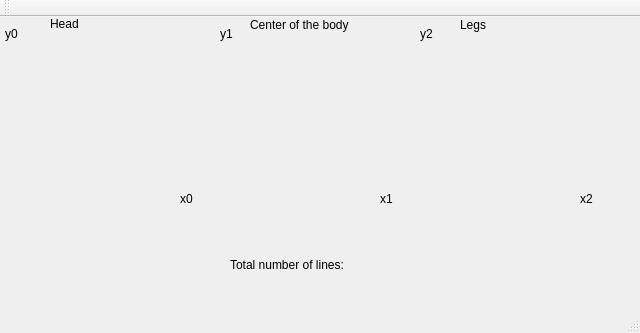
<?xml version="1.0" encoding="UTF-8"?>
<ui version="4.0">
 <class>MainWindow</class>
 <widget class="QMainWindow" name="MainWindow">
  <property name="geometry">
   <rect>
    <x>0</x>
    <y>0</y>
    <width>640</width>
    <height>333</height>
   </rect>
  </property>
  <property name="windowTitle">
   <string>MainWindow</string>
  </property>
  <widget class="QWidget" name="centralWidget">
   <widget class="QLabel" name="label">
    <property name="geometry">
     <rect>
      <x>5</x>
      <y>10</y>
      <width>57</width>
      <height>14</height>
     </rect>
    </property>
    <property name="text">
     <string>y0</string>
    </property>
   </widget>
   <widget class="QLabel" name="label_2">
    <property name="geometry">
     <rect>
      <x>180</x>
      <y>175</y>
      <width>57</width>
      <height>14</height>
     </rect>
    </property>
    <property name="text">
     <string>x0</string>
    </property>
   </widget>
   <widget class="QLabel" name="label_3">
    <property name="geometry">
     <rect>
      <x>380</x>
      <y>175</y>
      <width>57</width>
      <height>14</height>
     </rect>
    </property>
    <property name="text">
     <string>x1</string>
    </property>
   </widget>
   <widget class="QLabel" name="label_4">
    <property name="geometry">
     <rect>
      <x>220</x>
      <y>10</y>
      <width>57</width>
      <height>14</height>
     </rect>
    </property>
    <property name="text">
     <string>y1</string>
    </property>
   </widget>
   <widget class="QLabel" name="label_5">
    <property name="geometry">
     <rect>
      <x>580</x>
      <y>175</y>
      <width>57</width>
      <height>14</height>
     </rect>
    </property>
    <property name="text">
     <string>x2</string>
    </property>
   </widget>
   <widget class="QLabel" name="label_6">
    <property name="geometry">
     <rect>
      <x>420</x>
      <y>10</y>
      <width>57</width>
      <height>14</height>
     </rect>
    </property>
    <property name="text">
     <string>y2</string>
    </property>
   </widget>
   <widget class="QLabel" name="label_7">
    <property name="geometry">
     <rect>
      <x>230</x>
      <y>240</y>
      <width>131</width>
      <height>16</height>
     </rect>
    </property>
    <property name="text">
     <string>Total number of lines:</string>
    </property>
   </widget>
   <widget class="QLabel" name="label_8">
    <property name="geometry">
     <rect>
      <x>370</x>
      <y>240</y>
      <width>57</width>
      <height>14</height>
     </rect>
    </property>
    <property name="text">
     <string/>
    </property>
   </widget>
   <widget class="QLabel" name="label_9">
    <property name="geometry">
     <rect>
      <x>50</x>
      <y>0</y>
      <width>57</width>
      <height>14</height>
     </rect>
    </property>
    <property name="text">
     <string>Head</string>
    </property>
   </widget>
   <widget class="QLabel" name="label_10">
    <property name="geometry">
     <rect>
      <x>250</x>
      <y>0</y>
      <width>121</width>
      <height>16</height>
     </rect>
    </property>
    <property name="text">
     <string>Center of the body</string>
    </property>
   </widget>
   <widget class="QLabel" name="label_11">
    <property name="geometry">
     <rect>
      <x>460</x>
      <y>0</y>
      <width>121</width>
      <height>16</height>
     </rect>
    </property>
    <property name="text">
     <string>Legs</string>
    </property>
   </widget>
  </widget>
  <widget class="QMenuBar" name="menuBar">
   <property name="geometry">
    <rect>
     <x>0</x>
     <y>0</y>
     <width>640</width>
     <height>22</height>
    </rect>
   </property>
  </widget>
  <widget class="QToolBar" name="mainToolBar">
   <attribute name="toolBarArea">
    <enum>TopToolBarArea</enum>
   </attribute>
   <attribute name="toolBarBreak">
    <bool>false</bool>
   </attribute>
  </widget>
  <widget class="QStatusBar" name="statusBar"/>
 </widget>
 <layoutdefault spacing="6" margin="11"/>
 <resources/>
 <connections/>
</ui>
